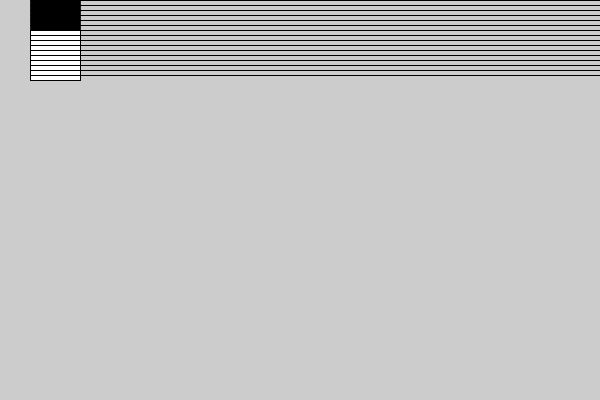
Frame 1 (no input)
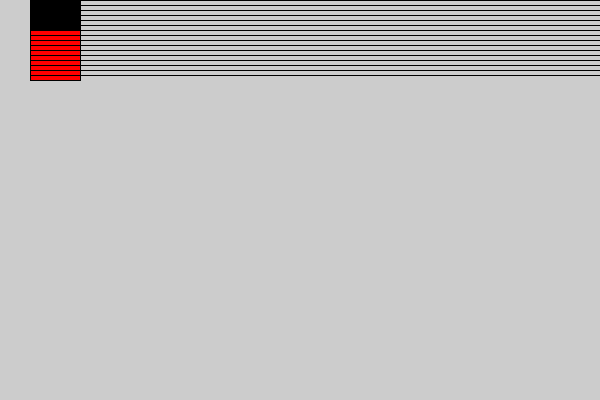
Frame 60 (the mouse pressed at the canvas centre just before this capture)
Frame 120 (the mouse held since frame 60 and released just before this capture): identical to frame 60, image omitted

The Processing sketch that drew these frames (run headless with seeded random() and noise(); from frame 60 on, the mouse is pressed at the canvas centre):

// Processing sketch: processing_187099
// ── processing_187099.pde

//Sunny Sharma
//DMS 110 for function

void setup(){
  size(600,400);
}

void draw(){
  for(int i = 0; i < 40; i = i+1){
    line(30, i, 80, i);
  }
  rect(30,30,50,50);
  fill(255,0,0);
  
  for(int i = 0; i < 80; i = i+5) {
    line(30, i, 2000, i);
  }
}
